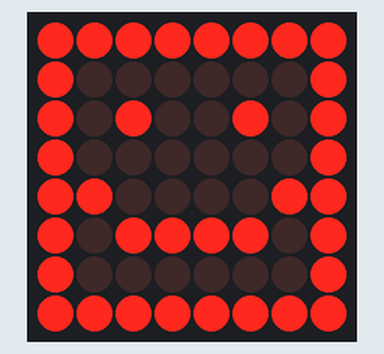
This sketch was run on a simulated Arduino Uno, built with avr-gcc and run on an emulated ATmega328P. On the bench: 8×8 LED matrix.

Above: at 0.1 s.

The sketch:

8x8.ino
```cpp
/*
 * =======================================================================================
 * PROJECT: 8x8 LED Matrix Control using MAX7219 IC & LedControl Library
 * =======================================================================================
 *
 * --- THEORY & HARDWARE OVERVIEW ---
 * 1. MAX7219 LED Driver:
 *    An 8x8 LED matrix contains 64 individual LEDs. Controlling them directly would require
 *    16 microcontroller pins (8 rows + 8 columns). The MAX7219 IC acts as a multiplexed
 *    display driver that allows driving all 64 LEDs using only 3 digital control pins.
 *
 * 2. Communication Protocol (SPI-like Serial Interface):
 *    - DIN (Data In)   : Serial Data line. Transfers bits one-by-one into the MAX7219 shift register.
 *    - CLK (Clock)     : Synchronizes data transmission. On every clock pulse, one bit is shifted in.
 *    - CS / LOAD (Chip Select) : Latches data. When CS goes HIGH, data inside the shift register is loaded into the internal display RAM.
 *
 * 3. Matrix Mapping & Binary Representation:
 *    - Each row in an 8x8 matrix is controlled by an 8-bit byte.
 *    - Binary prefix '0b' represents 8 LEDs across a single row:
 *      '1' = LED ON (HIGH)  |  '0' = LED OFF (LOW)
 * =======================================================================================
 */

#include <LedControl.h> // Include library for handling MAX7219 / MAX7221 display drivers

// --- PIN ASSIGNMENTS ---
int d_in = 4; // Serial Data Input pin (DIN -> Microcontroller Pin 4)
int clk  = 8; // Serial Clock pin (CLK -> Microcontroller Pin 8)
int cs   = 7; // Chip Select / Latch pin (CS/LOAD -> Microcontroller Pin 7)

/*
 * LedControl Object Initialization
 * Syntax: LedControl(DataIn, CLK, CS, numDevices)
 * - numDevices = 1: Defines how many MAX7219 ICs are daisy-chained together (1 to 8).
 */
LedControl lc = LedControl(d_in, clk, cs, 1);

/*
 * BITMAP ARRAY (8 bytes = 64 pixels total)
 * Index [0] = Top Row (Row 0) down to Index [7] = Bottom Row (Row 7).
 *
 * Visual layout of the smiley pattern below:
 *  Row 0: [1 1 1 1 1 1 1 1] -> Top Border
 *  Row 1: [1 0 0 0 0 0 0 1] -> Side Borders
 *  Row 2: [1 0 1 0 0 1 0 1] -> Eyes
 *  Row 3: [1 0 0 0 0 0 0 1] -> Nose/Cheek Space
 *  Row 4: [1 1 0 0 0 0 1 1] -> Mouth Edges
 *  Row 5: [1 0 1 1 1 1 0 1] -> Smile Curve
 *  Row 6: [1 0 0 0 0 0 0 1] -> Side Borders
 *  Row 7: [1 1 1 1 1 1 1 1] -> Bottom Border
 */
byte smiley[8] = {
  0b11111111, // Row 0
  0b10000001, // Row 1
  0b10100101, // Row 2
  0b10000001, // Row 3
  0b11000011, // Row 4
  0b10111101, // Row 5
  0b10000001, // Row 6
  0b11111111  // Row 7
};

void setup() {
  /*
   * POWER-SAVING MODE (Shutdown Register):
   * Upon startup, the MAX7219 enters Power Shutdown Mode by default to save energy.
   * Parameter 1: Device address (0 for the 1st matrix).
   * Parameter 2: 'false' disables shutdown mode (wakes up the display).
   */
  lc.shutdown(0, false);

  /*
   * BRIGHTNESS CONTROL (Intensity Register):
   * The MAX7219 uses internal Pulse-Width Modulation (PWM) to adjust display brightness.
   * Parameter 1: Device address (0).
   * Parameter 2: Brightness level from 0 (minimum intensity) to 15 (maximum intensity).
   */
  lc.setIntensity(0, 8);

  /*
   * DISPLAY CLEARING:
   * Flushes all display RAM registers inside the MAX7219 to turn off all 64 LEDs,
   * preventing leftover garbage data from displaying on boot.
   */
  lc.clearDisplay(0);
}

void loop() {
  /*
   * MATRIX UPDATE LOOP:
   * Iterates through rows 0 to 7, writing each byte from the 'smiley' array
   * into the corresponding row register of the MAX7219 display driver.
   *
   * Function: lc.setRow(deviceIndex, rowIndex, byteValue)
   * - deviceIndex = 0 (1st matrix)
   * - rowIndex    = i (0 through 7)
   * - byteValue   = smiley[i] (8-bit binary pattern for row 'i')
   */
  for (int i = 0; i < 8; i++) {
    lc.setRow(0, i, smiley[i]);
  }
}
```
